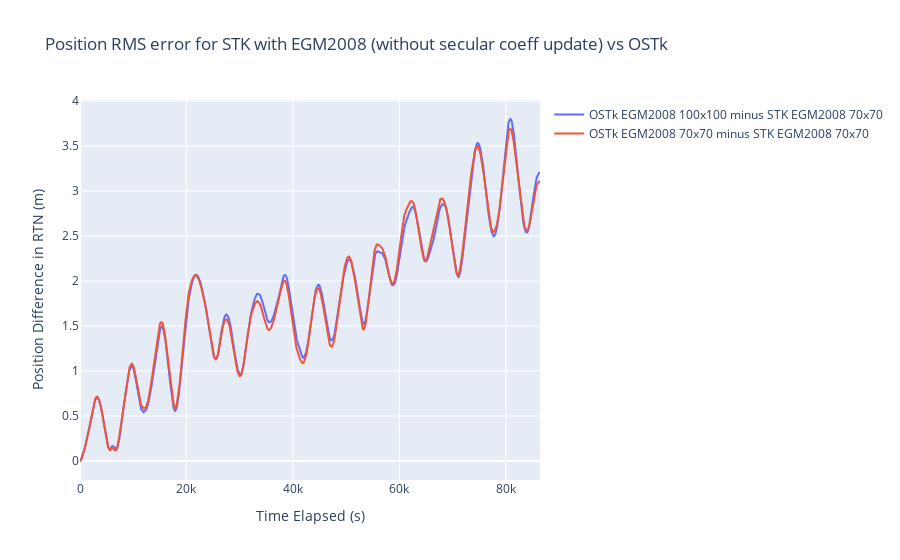

Notebook cell for this chart:
### Markdown cell above
Plot position error

### Code cell
orbit_df_RMS_position_list = [
    orbit_df_RMS_list[list_ind][["Elapsed secs", "${\delta}x$"]]
    for list_ind in range(0, len(orbit_list))
]

figure = go.Figure()
figure.update_layout(
    title=f"Position {plot_title_extension}", showlegend=True, height=1000
)
figure.update_xaxes(title_text="Time Elapsed (s)")
figure.update_yaxes(title_text="Position Difference in RTN (m)")

for list_ind, orbit_df_RMS_position in enumerate(orbit_df_RMS_position_list):
    figure.add_trace(
        go.Scatter(
            x=orbit_df_RMS_position["Elapsed secs"],
            y=orbit_df_RMS_position["${\delta}x$"],
            name=legend_name_list[list_ind],
            mode="lines",
        )
    )

figure.show()

### Figure 1 — Plotly figure (JSON) as saved in the notebook; plotly's stock layout.template omitted (floating-point values rounded to 4 significant figures; data arrays with more than 128 entries replaced by an {"elided": "..."} marker saying what was removed)
{"data": [{"mode": "lines", "name": "OSTk EGM2008 100x100 minus STK EGM2008 70x70", "type": "scatter", "x": {"elided": "1441 int values"}, "y": {"elided": "1441 float values"}}, {"mode": "lines", "name": "OSTk EGM2008 70x70 minus STK EGM2008 70x70", "type": "scatter", "x": {"elided": "1441 int values"}, "y": {"elided": "1441 float values"}}], "layout": {"autosize": true, "showlegend": true, "title": {"text": "Position RMS error for STK with EGM2008 (without secular coeff update) vs OSTk"}, "xaxis": {"autorange": true, "range": [0, 86400], "title": {"text": "Time Elapsed (s)"}, "type": "linear"}, "yaxis": {"autorange": true, "range": [-0.2112, 4.013], "title": {"text": "Position Difference in RTN (m)"}, "type": "linear"}}}
